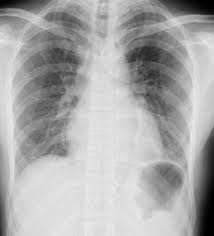
#> input picture 7_Frecuency_domian_filters/Filtro_Gaussiano(Bajo)/chest.jpg, 214 x 236 px
$ python gaussiano_bajo.py
#> lines starting #> are read from the running program, lines starting #| are printed output that depends on the picture
#> further down, A is the input picture: shape (236, 214, 3); min 0, max 237, mean 169.8


import imageio#Imagenes
import matplotlib.pyplot as plt#Graficos
import numpy as np#Libreria matematica

"""
Replica el cuadrante superior izquierdo de la matriz mk
en todos los demas

Entrada:
    mk: Matriz de cualquier tamaño
Salida:
    mk: Matriz con los cuatro cuadrantes iguales
"""
def completar_mascara(mk):
    m=mk.shape[0]
    n=mk.shape[1]
    #Recorrido del cuadrante superior izquierdo
    #para ser replicado en los demas cuadrantes
    for i in range(int(m/2)):
        for j in range(int(n/2)):
            mk[m-i-1,n-j-1]=mk[i,j]
            mk[m-i-1,j]=mk[i,j]
            mk[i,n-j-1]=mk[i,j]
    return mk

"""
Filtro Gaussiano paso bajos
Aplicado haciendo uso de la transformada de fourier
disponible en numpy.
Entrada:
    nombre_imagen:Imagen a la que se aplicara el filtro
#Salida:
    A_t:Imagen filtrada
    F_B:Mascara aplicada
    F_C:Resultado en el dominio de la frecuencia del filtrado
"""
def f_gaussiano_bajo(nombre_imagen):
#> called with nombre_imagen = 'chest.jpg'
    A = imageio.imread(nombre_imagen)
    #Calculo de la tranformada inversa de fourier
    F_A = np.fft.fftshift(np.fft.fft2(A[:,:,1]))
    #Calculo de la mascara
    m = A.shape[0]
#> m = 236
    n= A.shape[1]
#> n = 214
    o=30 #Frecuencia de corte del filtro
    F_B=np.zeros([m,n])#Mascara del filtro
    for u in range(m):
        for v in range(n):
            #Calculo de la distancia
            D_uv=np.sqrt(u**2+v**2)
            #Calculo del filtro
            F_B[u,v]=np.exp((-(D_uv)**2)/(2*o**2))
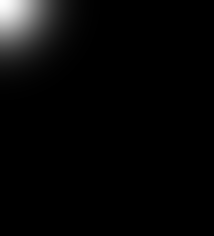
#> F_B: shape (236, 214) float64; min 5.36e-25, max 1, mean 0.0287

    #Completacion de la mascara del filtro
    F_B=completar_mascara(F_B)
#> after the loop in completar_mascara, `for i in range(int(m/2)):`:
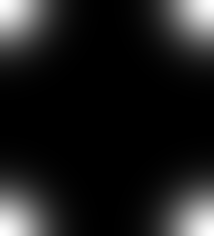
#> mk: shape (236, 214) float64; min 9.69e-07, max 1, mean 0.115
    F_B=np.fft.fftshift(F_B)
    #Aplicacion el filtro en el dominio de la frecuencia
    F_C=F_A*F_B
    #fftshift a la matriz resultante para obtener una imagen similar
    # a la original
    F_C=np.fft.fftshift(F_C)
    #Reconstrunccion de la imagen aplicando transformada inversa
    A_t=np.fft.ifft2(F_C)

    return A_t, F_B, F_C


img = "chest.jpg"
A = imageio.imread(img)
B, M, RC  = f_gaussiano_bajo(img)
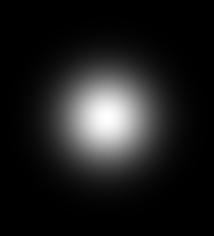
#> M: shape (236, 214) float64; min 9.69e-07, max 1, mean 0.115
plt.figure()
#Imagen original
plt.subplot(221),plt.title("Imagen original")
plt.imshow(A, cmap='gray')
#Mascara 2
plt.subplot(222),plt.title("Mascara filtro gaussiano paso-bajo")
plt.imshow(np.log(1 + np.abs(M)), cmap='gray')
#Resultado de la convolucion
#Se aplica un shift para observar mejor el resultado
plt.subplot(223),plt.title("Resultado de la convolucion")
plt.imshow(np.log(1 + np.abs(np.fft.fftshift(RC))), cmap='gray')
#Imagen con fft2 inversa
plt.subplot(224),plt.title("Imagen transformada inversa")
plt.imshow(np.uint8(np.abs(B)), cmap='gray')
plt.show()
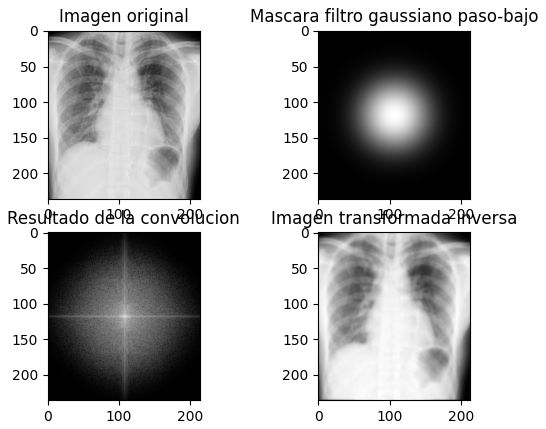
#> figure drawn by matplotlib, 4 panels
